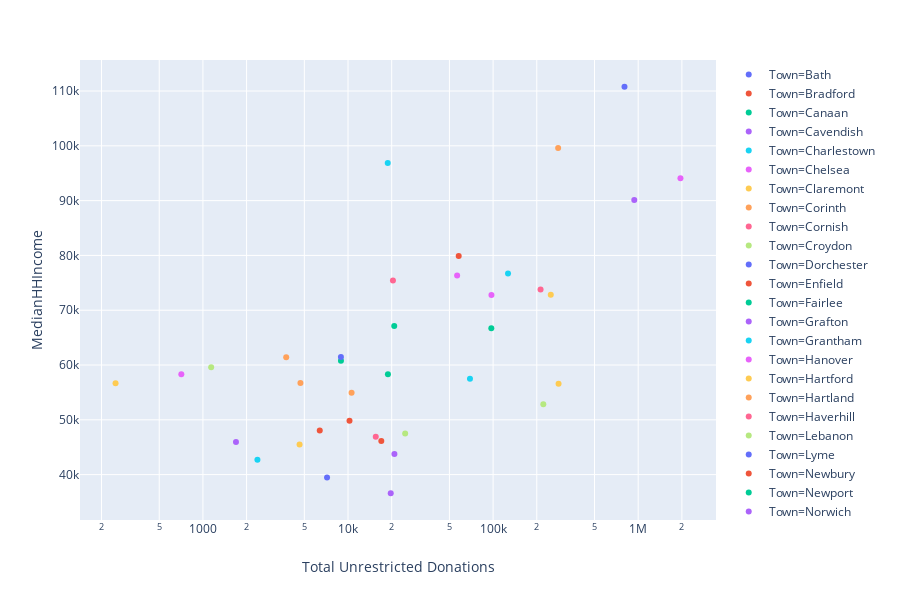

Notebook cell for this chart:
### Code cell
#Now, splicing the data to determine if there may be a relationship between median HH income and UR donations given
px.scatter(avg_data, x='Total Unrestricted Donations', y='MedianHHIncome', color='Town', log_x=True)

### Figure 1 — Plotly figure (JSON) as saved in the notebook; plotly's stock layout.template omitted (floating-point values rounded to 4 significant figures)
{"data": [{"hovertemplate": "Town=Bath<br>Total Unrestricted Donations=%{x}<br>MedianHHIncome=%{y}<extra></extra>", "legendgroup": "Town=Bath", "marker": {"color": "#636efa", "symbol": "circle"}, "mode": "markers", "name": "Town=Bath", "showlegend": true, "type": "scatter", "uid": "d7558fad-c825-404d-b332-0f176e270cc8", "x": [0], "xaxis": "x", "y": [47386], "yaxis": "y"}, {"hovertemplate": "Town=Bradford<br>Total Unrestricted Donations=%{x}<br>MedianHHIncome=%{y}<extra></extra>", "legendgroup": "Town=Bradford", "marker": {"color": "#EF553B", "symbol": "circle"}, "mode": "markers", "name": "Town=Bradford", "showlegend": true, "type": "scatter", "uid": "8ce68b81-1666-4a8e-b652-2ff08a8cdbbb", "x": [6385], "xaxis": "x", "y": [48056], "yaxis": "y"}, {"hovertemplate": "Town=Canaan<br>Total Unrestricted Donations=%{x}<br>MedianHHIncome=%{y}<extra></extra>", "legendgroup": "Town=Canaan", "marker": {"color": "#00cc96", "symbol": "circle"}, "mode": "markers", "name": "Town=Canaan", "showlegend": true, "type": "scatter", "uid": "937c20e5-97b0-4999-8379-65931c213f70", "x": [18840.0], "xaxis": "x", "y": [58333], "yaxis": "y"}, {"hovertemplate": "Town=Cavendish<br>Total Unrestricted Donations=%{x}<br>MedianHHIncome=%{y}<extra></extra>", "legendgroup": "Town=Cavendish", "marker": {"color": "#ab63fa", "symbol": "circle"}, "mode": "markers", "name": "Town=Cavendish", "showlegend": true, "type": "scatter", "uid": "07288ab4-a0c1-48a0-b816-d9873ba99f75", "x": [0], "xaxis": "x", "y": [48750], "yaxis": "y"}, {"hovertemplate": "Town=Charlestown<br>Total Unrestricted Donations=%{x}<br>MedianHHIncome=%{y}<extra></extra>", "legendgroup": "Town=Charlestown", "marker": {"color": "#19d3f3", "symbol": "circle"}, "mode": "markers", "name": "Town=Charlestown", "showlegend": true, "type": "scatter", "uid": "4cb34ed3-89e4-4bac-b34b-4da86d5924ad", "x": [2375], "xaxis": "x", "y": [42693], "yaxis": "y"}, {"hovertemplate": "Town=Chelsea<br>Total Unrestricted Donations=%{x}<br>MedianHHIncome=%{y}<extra></extra>", "legendgroup": "Town=Chelsea", "marker": {"color": "#e763fa", "symbol": "circle"}, "mode": "markers", "name": "Town=Chelsea", "showlegend": true, "type": "scatter", "uid": "d6b10140-81db-474b-a70a-b3d01becfac7", "x": [710], "xaxis": "x", "y": [58333], "yaxis": "y"}, {"hovertemplate": "Town=Claremont<br>Total Unrestricted Donations=%{x}<br>MedianHHIncome=%{y}<extra></extra>", "legendgroup": "Town=Claremont", "marker": {"color": "#fecb52", "symbol": "circle"}, "mode": "markers", "name": "Town=Claremont", "showlegend": true, "type": "scatter", "uid": "c46ea3c0-8b99-4c80-9608-219fda4d34a1", "x": [4637], "xaxis": "x", "y": [45510], "yaxis": "y"}, {"hovertemplate": "Town=Corinth<br>Total Unrestricted Donations=%{x}<br>MedianHHIncome=%{y}<extra></extra>", "legendgroup": "Town=Corinth", "marker": {"color": "#ffa15a", "symbol": "circle"}, "mode": "markers", "name": "Town=Corinth", "showlegend": true, "type": "scatter", "uid": "d1b68b8f-b311-4b7f-a958-aea957f51ece", "x": [4700], "xaxis": "x", "y": [56719], "yaxis": "y"}, {"hovertemplate": "Town=Cornish<br>Total Unrestricted Donations=%{x}<br>MedianHHIncome=%{y}<extra></extra>", "legendgroup": "Town=Cornish", "marker": {"color": "#ff6692", "symbol": "circle"}, "mode": "markers", "name": "Town=Cornish", "showlegend": true, "type": "scatter", "uid": "6e2c5103-e0cd-4523-915f-458fd940269c", "x": [20405], "xaxis": "x", "y": [75417], "yaxis": "y"}, {"hovertemplate": "Town=Croydon<br>Total Unrestricted Donations=%{x}<br>MedianHHIncome=%{y}<extra></extra>", "legendgroup": "Town=Croydon", "marker": {"color": "#b6e880", "symbol": "circle"}, "mode": "markers", "name": "Town=Croydon", "showlegend": true, "type": "scatter", "uid": "00329e52-eb08-42e0-b041-2686131c3597", "x": [0], "xaxis": "x", "y": [71094], "yaxis": "y"}, {"hovertemplate": "Town=Dorchester<br>Total Unrestricted Donations=%{x}<br>MedianHHIncome=%{y}<extra></extra>", "legendgroup": "Town=Dorchester", "marker": {"color": "#636efa", "symbol": "circle"}, "mode": "markers", "name": "Town=Dorchester", "showlegend": true, "type": "scatter", "uid": "fead13b8-c5eb-41a3-8a3b-a7e08a2980a0", "x": [0], "xaxis": "x", "y": [56719], "yaxis": "y"}, {"hovertemplate": "Town=Enfield<br>Total Unrestricted Donations=%{x}<br>MedianHHIncome=%{y}<extra></extra>", "legendgroup": "Town=Enfield", "marker": {"color": "#EF553B", "symbol": "circle"}, "mode": "markers", "name": "Town=Enfield", "showlegend": true, "type": "scatter", "uid": "5541b86d-e168-4347-a36a-d0e0cf5854f0", "x": [57940.0], "xaxis": "x", "y": [79907], "yaxis": "y"}, {"hovertemplate": "Town=Fairlee<br>Total Unrestricted Donations=%{x}<br>MedianHHIncome=%{y}<extra></extra>", "legendgroup": "Town=Fairlee", "marker": {"color": "#00cc96", "symbol": "circle"}, "mode": "markers", "name": "Town=Fairlee", "showlegend": true, "type": "scatter", "uid": "13872888-9f90-4a20-99d0-293a2e911972", "x": [20830.0], "xaxis": "x", "y": [67100], "yaxis": "y"}, {"hovertemplate": "Town=Grafton<br>Total Unrestricted Donations=%{x}<br>MedianHHIncome=%{y}<extra></extra>", "legendgroup": "Town=Grafton", "marker": {"color": "#ab63fa", "symbol": "circle"}, "mode": "markers", "name": "Town=Grafton", "showlegend": true, "type": "scatter", "uid": "b866542f-de36-4d38-9e0c-653db715aaae", "x": [1690], "xaxis": "x", "y": [45958], "yaxis": "y"}, {"hovertemplate": "Town=Grantham<br>Total Unrestricted Donations=%{x}<br>MedianHHIncome=%{y}<extra></extra>", "legendgroup": "Town=Grantham", "marker": {"color": "#19d3f3", "symbol": "circle"}, "mode": "markers", "name": "Town=Grantham", "showlegend": true, "type": "scatter", "uid": "860bdc86-1bb3-4a9e-90af-7436000b55ff", "x": [18785], "xaxis": "x", "y": [96875], "yaxis": "y"}, {"hovertemplate": "Town=Hanover<br>Total Unrestricted Donations=%{x}<br>MedianHHIncome=%{y}<extra></extra>", "legendgroup": "Town=Hanover", "marker": {"color": "#e763fa", "symbol": "circle"}, "mode": "markers", "name": "Town=Hanover", "showlegend": true, "type": "scatter", "uid": "528f4143-e630-46c0-80be-bea5ff48d234", "x": [1955000.0], "xaxis": "x", "y": [94063], "yaxis": "y"}, {"hovertemplate": "Town=Hartford<br>Total Unrestricted Donations=%{x}<br>MedianHHIncome=%{y}<extra></extra>", "legendgroup": "Town=Hartford", "marker": {"color": "#fecb52", "symbol": "circle"}, "mode": "markers", "name": "Town=Hartford", "showlegend": true, "type": "scatter", "uid": "c2521112-14dd-49ec-a5f5-50fa54128986", "x": [282600.0], "xaxis": "x", "y": [56577], "yaxis": "y"}, {"hovertemplate": "Town=Hartland<br>Total Unrestricted Donations=%{x}<br>MedianHHIncome=%{y}<extra></extra>", "legendgroup": "Town=Hartland", "marker": {"color": "#ffa15a", "symbol": "circle"}, "mode": "markers", "name": "Town=Hartland", "showlegend": true, "type": "scatter", "uid": "a40d8100-4e99-4784-a74d-c1812052b308", "x": [10585], "xaxis": "x", "y": [54931], "yaxis": "y"}, {"hovertemplate": "Town=Haverhill<br>Total Unrestricted Donations=%{x}<br>MedianHHIncome=%{y}<extra></extra>", "legendgroup": "Town=Haverhill", "marker": {"color": "#ff6692", "symbol": "circle"}, "mode": "markers", "name": "Town=Haverhill", "showlegend": true, "type": "scatter", "uid": "8548a8fc-9d97-4e45-9932-2e2add16a603", "x": [15535], "xaxis": "x", "y": [46892], "yaxis": "y"}, {"hovertemplate": "Town=Lebanon<br>Total Unrestricted Donations=%{x}<br>MedianHHIncome=%{y}<extra></extra>", "legendgroup": "Town=Lebanon", "marker": {"color": "#b6e880", "symbol": "circle"}, "mode": "markers", "name": "Town=Lebanon", "showlegend": true, "type": "scatter", "uid": "a1570cd2-9190-451b-93b7-9c78f454d7de", "x": [221900.0], "xaxis": "x", "y": [52825], "yaxis": "y"}, {"hovertemplate": "Town=Lyme<br>Total Unrestricted Donations=%{x}<br>MedianHHIncome=%{y}<extra></extra>", "legendgroup": "Town=Lyme", "marker": {"color": "#636efa", "symbol": "circle"}, "mode": "markers", "name": "Town=Lyme", "showlegend": true, "type": "scatter", "uid": "345d6113-43af-49c3-babe-ab1723f85775", "x": [804500.0], "xaxis": "x", "y": [110781], "yaxis": "y"}, {"hovertemplate": "Town=Newbury<br>Total Unrestricted Donations=%{x}<br>MedianHHIncome=%{y}<extra></extra>", "legendgroup": "Town=Newbury", "marker": {"color": "#EF553B", "symbol": "circle"}, "mode": "markers", "name": "Town=Newbury", "showlegend": true, "type": "scatter", "uid": "f5be4c7e-fc0c-4b1b-977b-2d915d4dd15e", "x": [16960], "xaxis": "x", "y": [46134], "yaxis": "y"}, {"hovertemplate": "Town=Newport<br>Total Unrestricted Donations=%{x}<br>MedianHHIncome=%{y}<extra></extra>", "legendgroup": "Town=Newport", "marker": {"color": "#00cc96", "symbol": "circle"}, "mode": "markers", "name": "Town=Newport", "showlegend": true, "type": "scatter", "uid": "04aaca18-9984-4c93-bd75-60e301fe09a6", "x": [0], "xaxis": "x", "y": [53900], "yaxis": "y"}, {"hovertemplate": "Town=Norwich<br>Total Unrestricted Donations=%{x}<br>MedianHHIncome=%{y}<extra></extra>", "legendgroup": "Town=Norwich", "marker": {"color": "#ab63fa", "symbol": "circle"}, "mode": "markers", "name": "Town=Norwich", "showlegend": true, "type": "scatter", "uid": "47e74023-c75e-4565-943e-197d2fcec538", "x": [939700.0], "xaxis": "x", "y": [90104], "yaxis": "y"}, {"hovertemplate": "Town=Orange<br>Total Unrestricted Donations=%{x}<br>MedianHHIncome=%{y}<extra></extra>", "legendgroup": "Town=Orange", "marker": {"color": "#19d3f3", "symbol": "circle"}, "mode": "markers", "name": "Town=Orange", "showlegend": true, "type": "scatter", "uid": "162b6b1d-43c7-4744-875e-f0b423095028", "x": [0], "xaxis": "x", "y": [63750], "yaxis": "y"}, {"hovertemplate": "Town=Orford<br>Total Unrestricted Donations=%{x}<br>MedianHHIncome=%{y}<extra></extra>", "legendgroup": "Town=Orford", "marker": {"color": "#e763fa", "symbol": "circle"}, "mode": "markers", "name": "Town=Orford", "showlegend": true, "type": "scatter", "uid": "9ea1f524-582d-4efc-a16f-4433da7eb7f0", "x": [56510.0], "xaxis": "x", "y": [76339], "yaxis": "y"}, {"hovertemplate": "Town=Piermont<br>Total Unrestricted Donations=%{x}<br>MedianHHIncome=%{y}<extra></extra>", "legendgroup": "Town=Piermont", "marker": {"color": "#fecb52", "symbol": "circle"}, "mode": "markers", "name": "Town=Piermont", "showlegend": true, "type": "scatter", "uid": "f585cec1-9297-4c1a-982f-400da90abea0", "x": [249700.0], "xaxis": "x", "y": [72841], "yaxis": "y"}, {"hovertemplate": "Town=Plainfield<br>Total Unrestricted Donations=%{x}<br>MedianHHIncome=%{y}<extra></extra>", "legendgroup": "Town=Plainfield", "marker": {"color": "#ffa15a", "symbol": "circle"}, "mode": "markers", "name": "Town=Plainfield", "showlegend": true, "type": "scatter", "uid": "57b019f8-2185-45b0-a9bf-b87283c97e29", "x": [280700.0], "xaxis": "x", "y": [99625], "yaxis": "y"}, {"hovertemplate": "Town=Pomfret<br>Total Unrestricted Donations=%{x}<br>MedianHHIncome=%{y}<extra></extra>", "legendgroup": "Town=Pomfret", "marker": {"color": "#ff6692", "symbol": "circle"}, "mode": "markers", "name": "Town=Pomfret", "showlegend": true, "type": "scatter", "uid": "403f3053-7bda-4e8f-a76c-dcd0c2a1957b", "x": [212400.0], "xaxis": "x", "y": [73802], "yaxis": "y"}, {"hovertemplate": "Town=Reading<br>Total Unrestricted Donations=%{x}<br>MedianHHIncome=%{y}<extra></extra>", "legendgroup": "Town=Reading", "marker": {"color": "#b6e880", "symbol": "circle"}, "mode": "markers", "name": "Town=Reading", "showlegend": true, "type": "scatter", "uid": "5a68f75d-6c5e-40c1-bc5d-09626d78a7e1", "x": [1140], "xaxis": "x", "y": [59583], "yaxis": "y"}, {"hovertemplate": "Town=Royalton<br>Total Unrestricted Donations=%{x}<br>MedianHHIncome=%{y}<extra></extra>", "legendgroup": "Town=Royalton", "marker": {"color": "#636efa", "symbol": "circle"}, "mode": "markers", "name": "Town=Royalton", "showlegend": true, "type": "scatter", "uid": "2ae02112-efac-4cee-97b5-5eefe81f12de", "x": [7170], "xaxis": "x", "y": [39484], "yaxis": "y"}, {"hovertemplate": "Town=Ryegate<br>Total Unrestricted Donations=%{x}<br>MedianHHIncome=%{y}<extra></extra>", "legendgroup": "Town=Ryegate", "marker": {"color": "#EF553B", "symbol": "circle"}, "mode": "markers", "name": "Town=Ryegate", "showlegend": true, "type": "scatter", "uid": "14b1a75f-97ea-48d7-875f-34645548d723", "x": [10240.0], "xaxis": "x", "y": [49844], "yaxis": "y"}, {"hovertemplate": "Town=Sharon<br>Total Unrestricted Donations=%{x}<br>MedianHHIncome=%{y}<extra></extra>", "legendgroup": "Town=Sharon", "marker": {"color": "#00cc96", "symbol": "circle"}, "mode": "markers", "name": "Town=Sharon", "showlegend": true, "type": "scatter", "uid": "7b099a6e-99c7-4bbe-a412-05e279e4aff7", "x": [8941.0], "xaxis": "x", "y": [60781], "yaxis": "y"}, {"hovertemplate": "Town=Springfield<br>Total Unrestricted Donations=%{x}<br>MedianHHIncome=%{y}<extra></extra>", "legendgroup": "Town=Springfield", "marker": {"color": "#ab63fa", "symbol": "circle"}, "mode": "markers", "name": "Town=Springfield", "showlegend": true, "type": "scatter", "uid": "9e94a16b-5847-4699-9203-d6069fb1c486", "x": [20880.0], "xaxis": "x", "y": [43777], "yaxis": "y"}, {"hovertemplate": "Town=Strafford<br>Total Unrestricted Donations=%{x}<br>MedianHHIncome=%{y}<extra></extra>", "legendgroup": "Town=Strafford", "marker": {"color": "#19d3f3", "symbol": "circle"}, "mode": "markers", "name": "Town=Strafford", "showlegend": true, "type": "scatter", "uid": "b8333a24-f8d9-44e6-927d-ee0257d2ee82", "x": [69280.0], "xaxis": "x", "y": [57500], "yaxis": "y"}, {"hovertemplate": "Town=Thetford<br>Total Unrestricted Donations=%{x}<br>MedianHHIncome=%{y}<extra></extra>", "legendgroup": "Town=Thetford", "marker": {"color": "#e763fa", "symbol": "circle"}, "mode": "markers", "name": "Town=Thetford", "showlegend": true, "type": "scatter", "uid": "3d898361-7dfb-4e09-ae41-f4903ad8b0e2", "x": [97410.0], "xaxis": "x", "y": [72768], "yaxis": "y"}, {"hovertemplate": "Town=Topsham<br>Total Unrestricted Donations=%{x}<br>MedianHHIncome=%{y}<extra></extra>", "legendgroup": "Town=Topsham", "marker": {"color": "#fecb52", "symbol": "circle"}, "mode": "markers", "name": "Town=Topsham", "showlegend": true, "type": "scatter", "uid": "1db1f84c-8ad5-4d2b-969a-8a7f1cbd663b", "x": [250], "xaxis": "x", "y": [56667], "yaxis": "y"}, {"hovertemplate": "Town=Tunbridge<br>Total Unrestricted Donations=%{x}<br>MedianHHIncome=%{y}<extra></extra>", "legendgroup": "Town=Tunbridge", "marker": {"color": "#ffa15a", "symbol": "circle"}, "mode": "markers", "name": "Town=Tunbridge", "showlegend": true, "type": "scatter", "uid": "f68698fd-6f00-46e5-ab85-d1da5614069a", "x": [3750], "xaxis": "x", "y": [61438], "yaxis": "y"}, {"hovertemplate": "Town=Unity<br>Total Unrestricted Donations=%{x}<br>MedianHHIncome=%{y}<extra></extra>", "legendgroup": "Town=Unity", "marker": {"color": "#ff6692", "symbol": "circle"}, "mode": "markers", "name": "Town=Unity", "showlegend": true, "type": "scatter", "uid": "8a5848d3-0221-407e-af72-bea89df0cd1d", "x": [0], "xaxis": "x", "y": [57917], "yaxis": "y"}, {"hovertemplate": "Town=Vershire<br>Total Unrestricted Donations=%{x}<br>MedianHHIncome=%{y}<extra></extra>", "legendgroup": "Town=Vershire", "marker": {"color": "#b6e880", "symbol": "circle"}, "mode": "markers", "name": "Town=Vershire", "showlegend": true, "type": "scatter", "uid": "112169a9-09a4-467c-94e2-e03451de8b30", "x": [24770], "xaxis": "x", "y": [47500], "yaxis": "y"}, {"hovertemplate": "Town=Weathersfield<br>Total Unrestricted Donations=%{x}<br>MedianHHIncome=%{y}<extra></extra>", "legendgroup": "Town=Weathersfield", "marker": {"color": "#636efa", "symbol": "circle"}, "mode": "markers", "name": "Town=Weathersfield", "showlegend": true, "type": "scatter", "uid": "9e5ca2f1-6138-4cfc-9e8e-882fb221631a", "x": [8935], "xaxis": "x", "y": [61447], "yaxis": "y"}, {"hovertemplate": "Town=West Fairlee<br>Total Unrestricted Donations=%{x}<br>MedianHHIncome=%{y}<extra></extra>", "legendgroup": "Town=West Fairlee", "marker": {"color": "#EF553B", "symbol": "circle"}, "mode": "markers", "name": "Town=West Fairlee", "showlegend": true, "type": "scatter", "uid": "a82b9656-1bcc-43ab-95bc-9c232f055075", "x": [0], "xaxis": "x", "y": [50625], "yaxis": "y"}, {"hovertemplate": "Town=West Windsor<br>Total Unrestricted Donations=%{x}<br>MedianHHIncome=%{y}<extra></extra>", "legendgroup": "Town=West Windsor", "marker": {"color": "#00cc96", "symbol": "circle"}, "mode": "markers", "name": "Town=West Windsor", "showlegend": true, "type": "scatter", "uid": "beba50d4-11d9-447f-bdea-303de20b02ef", "x": [97180.0], "xaxis": "x", "y": [66705], "yaxis": "y"}, {"hovertemplate": "Town=Windsor<br>Total Unrestricted Donations=%{x}<br>MedianHHIncome=%{y}<extra></extra>", "legendgroup": "Town=Windsor", "marker": {"color": "#ab63fa", "symbol": "circle"}, "mode": "markers", "name": "Town=Windsor", "showlegend": true, "type": "scatter", "uid": "c398509f-a572-454f-87e3-d83d737bbfe1", "x": [19695], "xaxis": "x", "y": [36600], "yaxis": "y"}, {"hovertemplate": "Town=Woodstock<br>Total Unrestricted Donations=%{x}<br>MedianHHIncome=%{y}<extra></extra>", "legendgroup": "Town=Woodstock", "marker": {"color": "#19d3f3", "symbol": "circle"}, "mode": "markers", "name": "Town=Woodstock", "showlegend": true, "type": "scatter", "uid": "11e74936-d6ce-41de-ab81-dff369f4e53a", "x": [126700.0], "xaxis": "x", "y": [76686], "yaxis": "y"}], "layout": {"grid": {"xaxes": ["x"], "xgap": 0.1, "xside": "bottom", "yaxes": ["y"], "ygap": 0.1, "yside": "left"}, "height": 600, "legend": {"tracegroupgap": 0}, "margin": {"t": 60}, "xaxis": {"title": {"text": "Total Unrestricted Donations"}, "type": "log"}, "yaxis": {"title": {"text": "MedianHHIncome"}}}}
